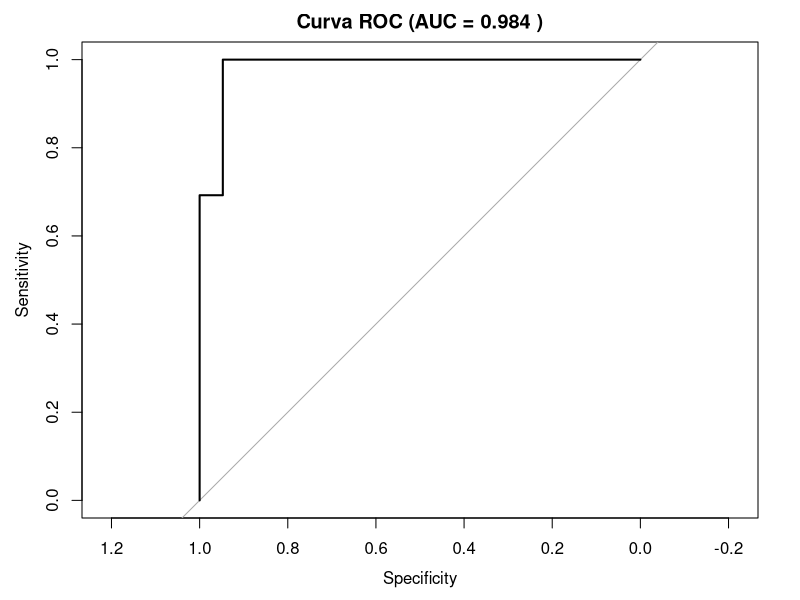
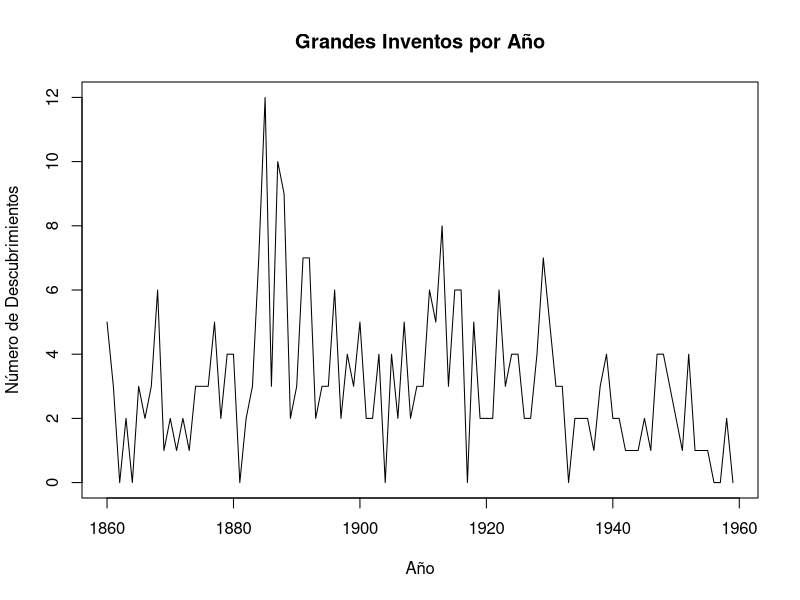

Reproduce these figures in R, in order.
## ---- chunk 1
modelo_logistico <- glm(am ~ wt + hp, data = mtcars, family = binomial)
## ---- chunk 2
summary(modelo_logistico)
## ---- chunk 3
coef_hp <- coef(modelo_logistico)["hp"]
odds_ratio_hp <- exp(coef_hp)
print(paste("Odds Ratio para hp:", round(odds_ratio_hp, 4)))

# Para todos los coeficientes
odds_ratios <- exp(coef(modelo_logistico))
print("Todos los Odds Ratios:")
print(odds_ratios)
## ---- chunk 4
probabilidades <- predict(modelo_logistico, type = "response")
## ---- chunk 5
predicciones_clase <- ifelse(probabilidades > 0.5, 1, 0)
## ---- chunk 6
tabla_confusion <- table(Predicho = predicciones_clase, Real = mtcars$am)
print("Matriz de Confusión:")
print(tabla_confusion)
## ---- chunk 7
precision <- sum(diag(tabla_confusion)) / sum(tabla_confusion)
print(paste("Precisión (Accuracy):", round(precision, 3)))
## ---- chunk 8
library(pROC)
roc_obj <- roc(mtcars$am, probabilidades)
auc_value <- auc(roc_obj)
plot(roc_obj, main = paste("Curva ROC (AUC =", round(auc_value, 3), ")"))
print(paste("AUC:", round(auc_value, 3)))
## ---- chunk 9
# Usar dataset discoveries
data(discoveries)
## ---- chunk 10
plot(discoveries, main = "Grandes Inventos por Año", 
     ylab = "Número de Descubrimientos", xlab = "Año")
## ---- chunk 11
# Crear data frame con tiempo
df_discoveries <- data.frame(
  count = as.numeric(discoveries),
  time = as.numeric(time(discoveries))
)

modelo_poisson <- glm(count ~ time, data = df_discoveries, family = poisson)
summary(modelo_poisson)
## ---- chunk 12
# IRR (Incidence Rate Ratio)
coef_time <- coef(modelo_poisson)["time"]
irr <- exp(coef_time)
print(paste("IRR para tiempo:", round(irr, 6)))
## ---- chunk 13
residuos_pearson <- residuals(modelo_poisson, type = "pearson")
n <- nrow(df_discoveries)
p <- length(coef(modelo_poisson))
phi_hat <- sum(residuos_pearson^2) / (n - p)

print(paste("Estadístico de dispersión (φ̂):", round(phi_hat, 3)))
## ---- chunk 14
# Ajuste con binomial negativa si hay sobredispersión
if(phi_hat > 1.5) {
  library(MASS)
  modelo_nb <- glm.nb(count ~ time, data = df_discoveries)
  print("Modelo Binomial Negativo ajustado:")
  print(summary(modelo_nb))
}
